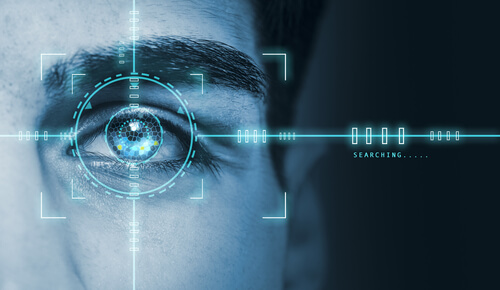
#> input picture welcome.jpeg, 500 x 290 px
$ python segmentation.py --input ../welcome.jpeg --output out.png
#> lines starting #> are read from the running program, lines starting #| are printed output that depends on the picture; after the words box and inside, x2 and y2 are one past the last pixel; in counts of white or black regions, pixels touching at a corner belong together
def seg_kmeans(input_path, output_path, threshold=10):
#> in seg_kmeans, img is the input picture: shape (290, 500, 3); mean B, G, R 112.9, 97.2, 70.1
    import cv2
    import numpy as np
    from pathlib import Path
    from sklearn.cluster import KMeans
    from tqdm.notebook import tqdm
    import os

    def gamma_correct(img, gamma=0.4):
        img = img.astype(np.uint8)
        lookUpTable = np.empty((1,256), np.uint8)
        for i in range(256):
            lookUpTable[0,i] = np.clip(pow(i / 255.0, gamma) * 255.0, 0, 255)
        out = cv2.LUT(img, lookUpTable)
        return out

    def clahe(image, cl=2.0, tgs=8):
        clahe_ = cv2.createCLAHE(clipLimit=cl, tileGridSize=(tgs, tgs))
        cl1 = clahe_.apply(image)
        return cl1

    def clahe_rgb(img, cl=2.0, tgs=8):
        g, b, r = cv2.split(img)
        g, b, r = clahe(g), clahe(b), clahe(r)
        return cv2.merge([g, b, r])

    def apply_gaussian(img):
        img = cv2.GaussianBlur(img, (5,5), 0)
        return img

    def get_bounding_box(mask):
        contours, _ = cv2.findContours(mask, cv2.RETR_EXTERNAL, cv2.CHAIN_APPROX_SIMPLE)
        cnt = max(contours, key=cv2.contourArea)
        x, y, w, h = cv2.boundingRect(cnt)
        return [x, y, w, h]

    def remove_black_padding(img, threshold):
#> called with threshold = 10
        gray = cv2.cvtColor(img, cv2.COLOR_BGR2GRAY)
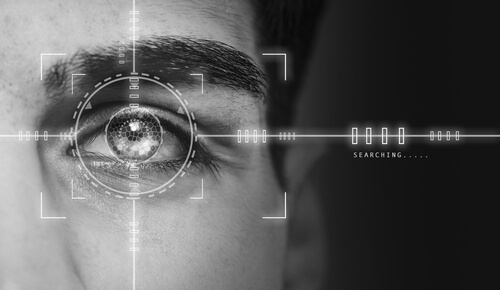
#> gray: shape (290, 500); min 0, max 255, mean 90.9
        _, th = cv2.threshold(gray, threshold, 255, cv2.THRESH_BINARY)
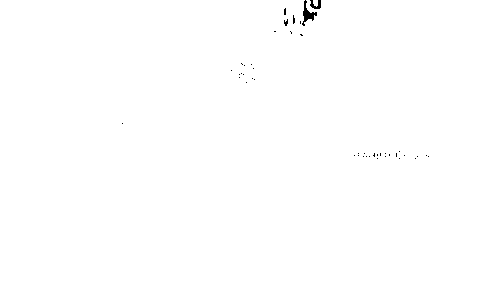
#> th: shape (290, 500); 99.8% white; 44 black regions (42 under 20 px)

        x, y, w, h = get_bounding_box(th)
#> in get_bounding_box, `contours, _ = cv2.findContours(mask, cv2.RETR_EXTERNAL, cv2.CHAIN_APPR..`: contours = 2 contours, 1 with area under 20; largest, box (x1, y1, x2, y2) and area: (0, 0, 500, 290) 143946
#> in get_bounding_box, `cnt = max(contours, key=cv2.contourArea)`: cnt = contour of 57 points, box (x1, y1, x2, y2) (0, 0, 500, 290), area 143946
#> in get_bounding_box, `x, y, w, h = cv2.boundingRect(cnt)`: x = 0; w = 500; h = 290
#> x = 0; y = 0; w = 500; h = 290

        c_size = 300
        final_size = 224
        images = []

        for i, image in enumerate([clahe(gray), gamma_correct(gray, 3), clahe_rgb(img), img]):
#> in clahe, `cl1 = clahe_.apply(image)`:
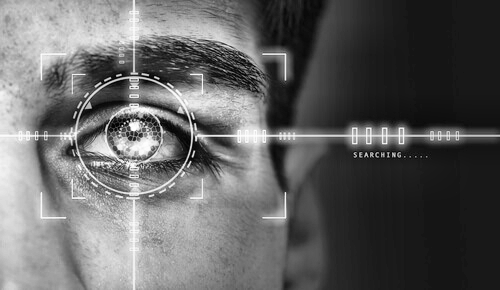
#> cl1: shape (290, 500); min 1, max 255, mean 98.1
#> in gamma_correct, `out = cv2.LUT(img, lookUpTable)`:
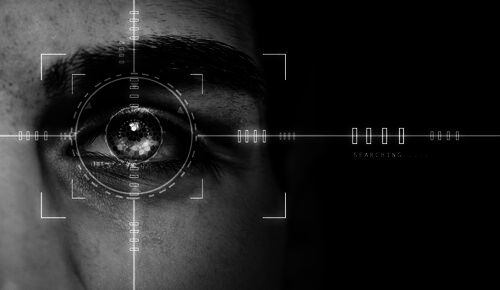
#> out: shape (290, 500); min 0, max 255, mean 33.4
#> in clahe_rgb, `g, b, r = cv2.split(img)`:
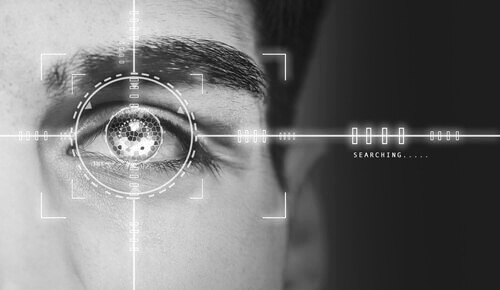
#> g: shape (290, 500); min 0, max 255, mean 112.9
            crop = image[y+c_size:y+h-c_size, x+c_size:x+w-c_size]
            crop_resized = cv2.resize(crop, (final_size, final_size))
            if i == 2:
                images.append(crop)
            images.append(crop_resized)
#> this loop made 1 pass
#> after the loop, images = []

        return images

    # [41 lines left out: functions ensure_cluster_groups, cluster_image, apply_morphology, crop_cup_disc, not called in this run]

    img = cv2.imread(input_path)
    if img is None:
        raise ValueError(f"Cannot read image: {input_path}")

    out = remove_black_padding(img, threshold)
    if out is None:
        raise ValueError("Failed to remove black padding / no region detected")

    _, corrected_gray, rgb_clahe_org, _, _ = out

    segmented = cluster_image(corrected_gray)
    segmented = apply_morphology(segmented)

    cropped = crop_cup_disc(rgb_clahe_org, segmented)
    if cropped is None:
        raise ValueError("Failed to crop optic disc")

    cv2.imwrite(output_path, cropped)
    print(f"Saved segmented optic disc → {output_path}")

    return cropped

if __name__ == "__main__":
    import argparse

    parser = argparse.ArgumentParser(description="Optic Disc Segmentation")
    parser.add_argument("--input", type=str, required=True, help="Path to the input image")
    parser.add_argument("--output", type=str, required=True, help="Where to save the segmented output")

    args = parser.parse_args()

#> (the run stopped early here; a loop or call above may not have finished)
